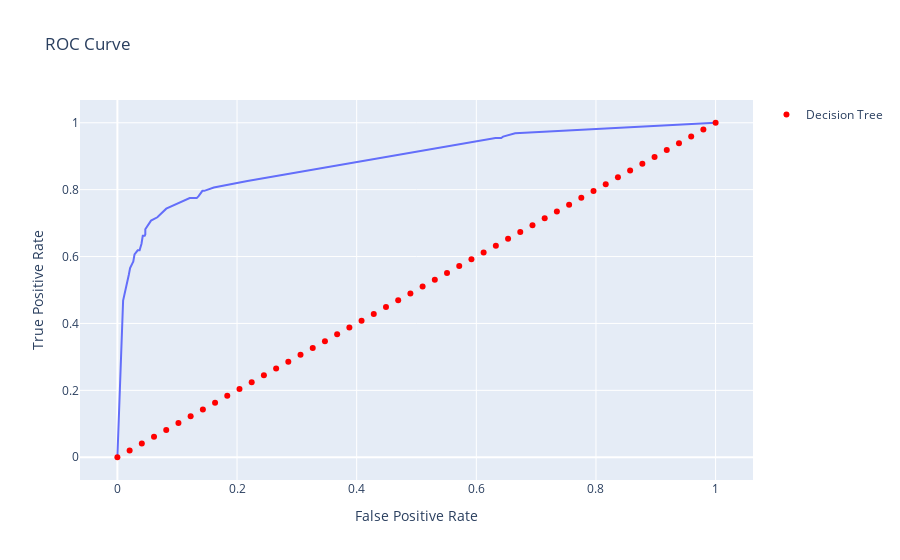

This figure's notebook cell:
### Code cell
fpr, tpr, _ = roc_curve(y_test, y_tree_score)

roc_df = pd.DataFrame({'fpr': fpr, 'tpr': tpr})
ref_df = pd.DataFrame({'fpr': np.linspace(0, 1, 50), 'tpr': np.linspace(0, 1, 50)})

fig = px.line(roc_df, x='fpr', y='tpr', title='ROC Curve', labels={'fpr': 'False Positive Rate', 'tpr': 'True Positive Rate'})
fig.add_scatter(x=ref_df['fpr'], y=ref_df['tpr'], mode='markers', name='Decision Tree', marker=dict(color='red'))
fig.show()

### Figure 1 — Plotly figure (JSON) as saved in the notebook; plotly's stock layout.template omitted (floating-point values rounded to 4 significant figures)
{"data": [{"hovertemplate": "False Positive Rate=%{x}<br>True Positive Rate=%{y}<extra></extra>", "legendgroup": "", "line": {"color": "#636efa", "dash": "solid"}, "marker": {"symbol": "circle"}, "mode": "lines", "name": "", "orientation": "v", "showlegend": false, "type": "scatter", "x": [0.0, 0.009544, 0.01909, 0.02015, 0.02121, 0.02545, 0.02651, 0.02863, 0.03181, 0.03393, 0.03712, 0.0403, 0.04242, 0.0456, 0.04666, 0.04666, 0.0562, 0.06681, 0.08165, 0.08908, 0.1209, 0.1209, 0.1326, 0.1357, 0.1421, 0.1432, 0.1453, 0.1612, 0.2174, 0.632, 0.6416, 0.6448, 0.6649, 1.0], "xaxis": "x", "y": [0.0, 0.4684, 0.5455, 0.5632, 0.5652, 0.581, 0.585, 0.6067, 0.6146, 0.6186, 0.6186, 0.6383, 0.6621, 0.6621, 0.666, 0.6818, 0.7075, 0.7174, 0.7431, 0.749, 0.7727, 0.7747, 0.7747, 0.7806, 0.7964, 0.7964, 0.7964, 0.8063, 0.8261, 0.9545, 0.9545, 0.9585, 0.9684, 1.0], "yaxis": "y"}, {"marker": {"color": "red"}, "mode": "markers", "name": "Decision Tree", "type": "scatter", "x": [0.0, 0.02041, 0.04082, 0.06122, 0.08163, 0.102, 0.1224, 0.1429, 0.1633, 0.1837, 0.2041, 0.2245, 0.2449, 0.2653, 0.2857, 0.3061, 0.3265, 0.3469, 0.3673, 0.3878, 0.4082, 0.4286, 0.449, 0.4694, 0.4898, 0.5102, 0.5306, 0.551, 0.5714, 0.5918, 0.6122, 0.6327, 0.6531, 0.6735, 0.6939, 0.7143, 0.7347, 0.7551, 0.7755, 0.7959, 0.8163, 0.8367, 0.8571, 0.8776, 0.898, 0.9184, 0.9388, 0.9592, 0.9796, 1.0], "y": [0.0, 0.02041, 0.04082, 0.06122, 0.08163, 0.102, 0.1224, 0.1429, 0.1633, 0.1837, 0.2041, 0.2245, 0.2449, 0.2653, 0.2857, 0.3061, 0.3265, 0.3469, 0.3673, 0.3878, 0.4082, 0.4286, 0.449, 0.4694, 0.4898, 0.5102, 0.5306, 0.551, 0.5714, 0.5918, 0.6122, 0.6327, 0.6531, 0.6735, 0.6939, 0.7143, 0.7347, 0.7551, 0.7755, 0.7959, 0.8163, 0.8367, 0.8571, 0.8776, 0.898, 0.9184, 0.9388, 0.9592, 0.9796, 1.0]}], "layout": {"legend": {"tracegroupgap": 0}, "title": {"text": "ROC Curve"}, "xaxis": {"anchor": "y", "domain": [0, 1], "title": {"text": "False Positive Rate"}}, "yaxis": {"anchor": "x", "domain": [0, 1], "title": {"text": "True Positive Rate"}}}}
